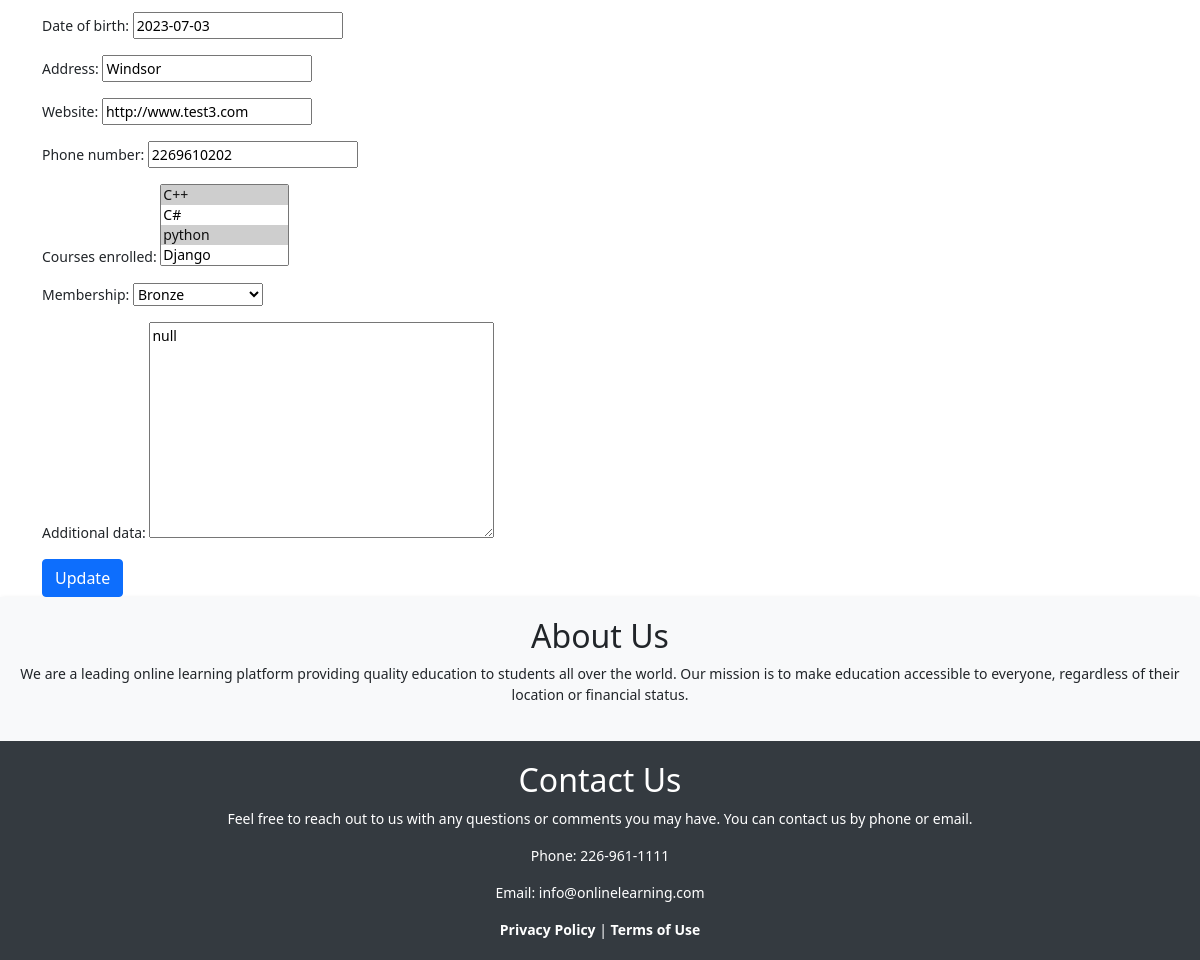
The app's page /students/9/update/ (lower part), older data.
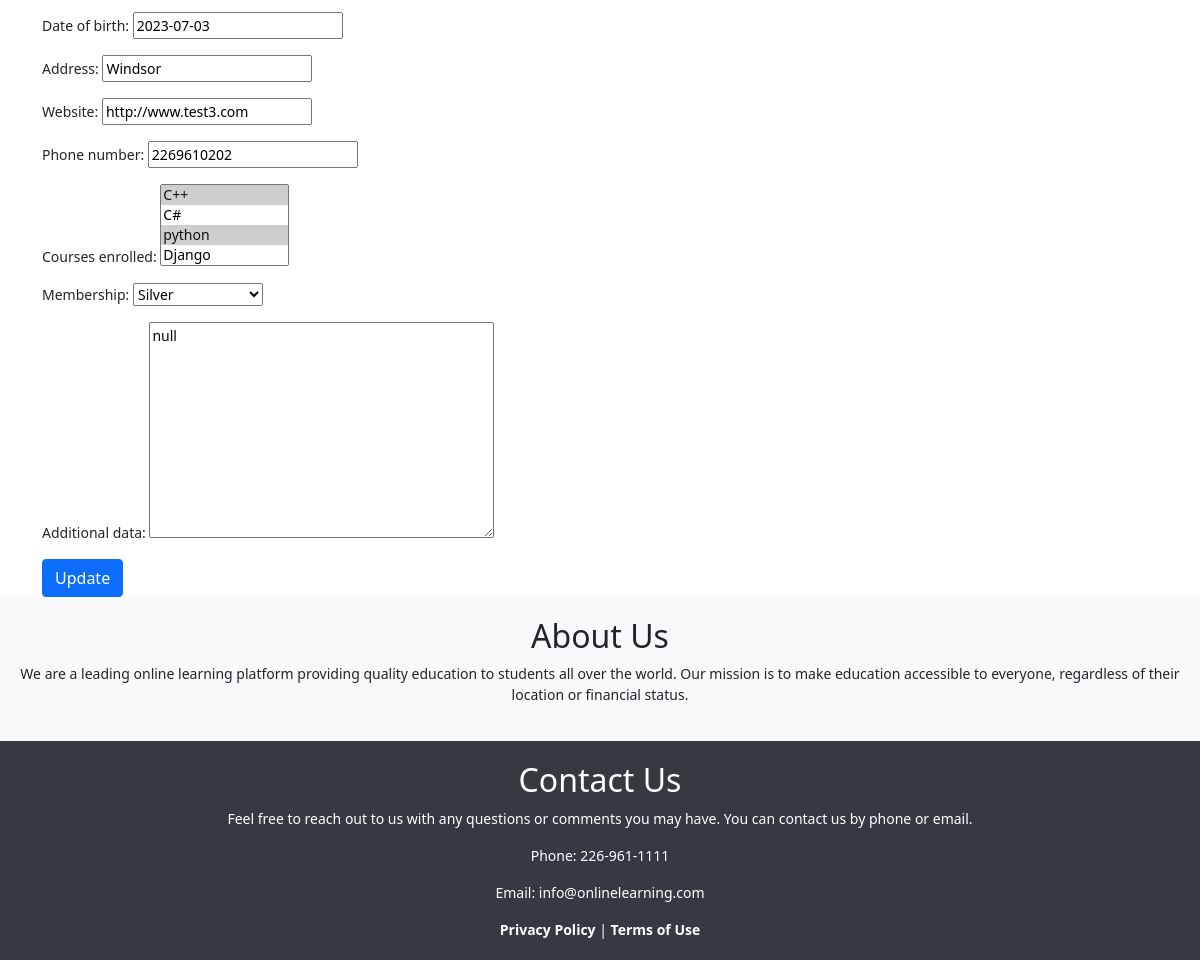
The same page, newer data.
### WhiteboardApp/models.py (models this page shows, shortened)
class Student(models.Model):
    user = models.OneToOneField(User, on_delete=models.CASCADE, related_name='student')
    profile_picture = models.ImageField(upload_to='profile_pictures/', null=True, blank=True)
    bio = models.TextField(blank=True)
    date_of_birth = models.DateField(null=True, blank=True)
    address = models.CharField(max_length=255, blank=True)
    website = models.URLField(blank=True)
    phone_number = models.CharField(max_length=15, null=True, blank=True)
    courses_enrolled = models.ManyToManyField(Course, through='Enrollment')
    membership = models.ForeignKey(Membership, on_delete=models.SET_NULL, null=True, default=0)
    additional_data = models.JSONField(blank=True, null=True)
    class Meta:
        db_table = 'WhiteboardApp_student'
        verbose_name = 'student'
        verbose_name_plural = 'students'

### WhiteboardApp/views.py (the view)
# urls.py: path('students/<int:pk>/update/', views.student_update, name='student-update'),
def student_update(request, pk):
    student = get_object_or_404(Student, pk=pk)
    if request.method == 'POST':
        form = StudentForm(request.POST, instance=student)
        if form.is_valid():
            form.save()
            return redirect('WhiteboardApp:student-detail', pk=pk)
    else:
        form = StudentForm(instance=student)
    return render(request, 'StudentTemplates/student_update.html', {'form': form})

### WhiteboardApp/forms.py
class StudentForm(forms.ModelForm):
    class Meta:
        model = Student
        fields = ('user', 'profile_picture', 'bio', 'date_of_birth', 'address', 'website', 'phone_number',
                  'courses_enrolled', 'membership', 'additional_data')

### WhiteboardApp/models.py (called while the page is built)
    def __str__(self):
        return self.title

    def __str__(self):
        return self.get_name_display()

### templates/StudentTemplates/student_update.html (shortened to what this page needs)
{% extends 'base.html' %}
{% block content %}
  <form method="post">
    {{ form.as_p }}
    <button type="submit" class="btn btn-primary">Update</button>
  </form>
{% endblock %}

Row changes from the older to the newer data that the page shows:
changed Student "Windsor": membership "Bronze" → "Silver"
